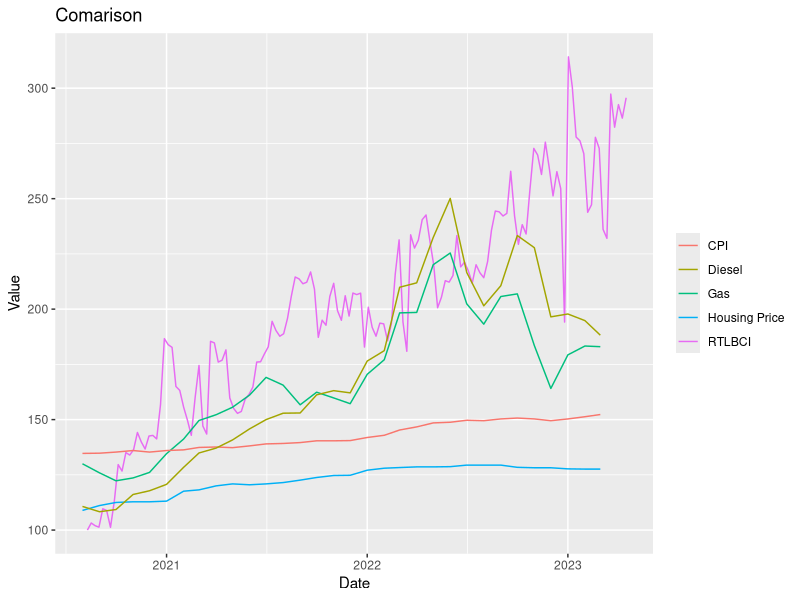
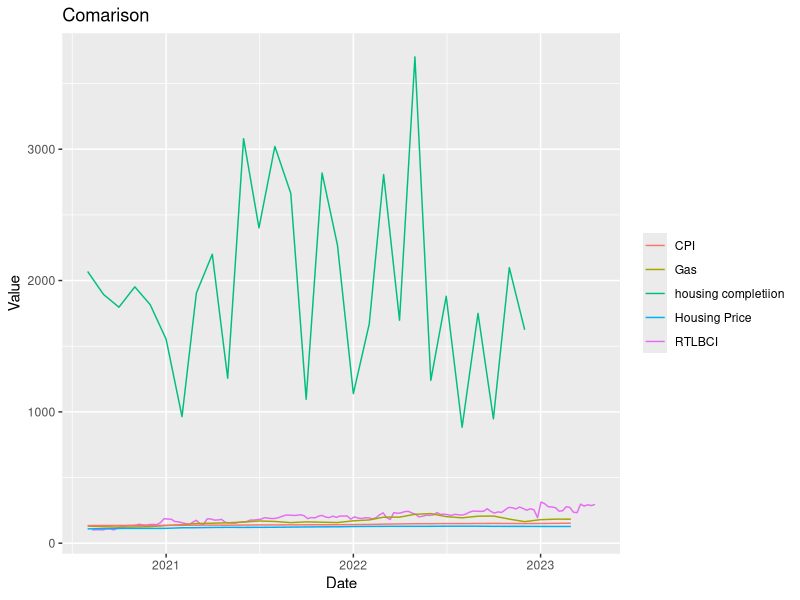

Here is the R script that generated these plots, in order:
## ---- chunk 1
library(tidyverse)
## ---- chunk 2
# Read in data: row: city, column: date

#getwd()
setwd('DATA 599 Capstone/RT-LBCI')

data <- read_csv('RTLBCI/RTLBCI_Cleaned_To_2023-04-28.csv')

date_cols <- colnames(data)[2:ncol(data)] # Get the column names of the date columns
data[date_cols] <- lapply(data[date_cols], as.character) # Convert all date columns to character

data_long <- data %>%
  pivot_longer(cols = -1,   # Select all columns except the first one
               names_to = "Date",   # Name the new 'Date' column
               values_to = "Value") # Name the new 'Value' column

data_wide <- data_long %>%

  # Fill the new city columns with the 'Value' column
  pivot_wider(names_from = City_Provience,
              values_from = Value)

# Adjust the format according to your date format
data_wide$Date <- as.Date(data_wide$Date, format = "%B %d, %Y")

data_wide <- data_wide %>%
  mutate_at(vars(-1), as.numeric)

# write_csv(data_wide, "RTLBCI_reshaped_data.csv")

# Rename data_wide to data
data <- data_wide

data
## ---- chunk 3

## ---- chunk 4
# DATA: row: date, column: city

# read in data
df <- read_csv('RTLBCI/RTLBCI_row_date.csv')

df$Geography <- as.Date(df$Geography, format = "%d-%b-%y")

# Rename Geography to Date
colnames(df)[1] <- "Date"

df
## ---- chunk 5
# Gas retail prices

# read in data
df_gas <- read_csv('other_datasets/gas_retail_price.csv')
df_gas$Geography <- paste0("01-", df_gas$Geography)
df_gas$Geography <- as.Date(df_gas$Geography, format = "%d-%b-%y")
colnames(df_gas)[1] <- "Date"


df_gas
## ---- chunk 6
# Diesel retail prices

# read in data
df_diesel <- read_csv('other_datasets/diesel_retail_price.csv')
df_diesel$Geography <- paste0("01-", df_diesel$Geography)
df_diesel$Geography <- as.Date(df_diesel$Geography, format = "%d-%b-%y")
colnames(df_diesel)[1] <- "Date"
## ---- chunk 7
# CPI all items

# read in data
df_cpi <- read_csv('other_datasets/CPI_all_items.csv')
df_cpi$Geography <- paste0("01-", df_cpi$Geography)
df_cpi$Geography <- as.Date(df_cpi$Geography, format = "%d-%b-%y")
colnames(df_cpi)[1] <- "Date"

df_cpi <- df_cpi %>%
  mutate_at(vars(-1), as.numeric)

df_cpi <- na.omit(df_cpi)
df_cpi
## ---- chunk 8
# Housing completions

# read in data
df_housing <- read_csv('other_datasets/housing_completion_van.csv')
df_housing$`Type of unit` <- paste0("01-", df_housing$`Type of unit`)
df_housing$`Type of unit` <- as.Date(df_housing$`Type of unit`, format = "%d-%b-%y")
colnames(df_housing)[1] <- "Date"

df_housing
## ---- chunk 9
# New housing price index

# read in data
df_housing_price <- read_csv('other_datasets/New housing price index_van.csv')

df_housing_price$`New housing price indexes` <- paste0("01-", df_housing_price$`New housing price indexes`)
df_housing_price$`New housing price indexes` <- as.Date(df_housing_price$`New housing price indexes`, format = "%d-%b-%y")
colnames(df_housing_price)[1] <- "Date"

df_housing_price <- na.omit(df_housing_price)
df_housing_price

## ---- chunk 10
# Visualize the data

# RTLBCI
#colnames(data)

# Rename the column names
#colnames(data)
colnames(data)[30] <- "Vancouver"

#colnames(df_gas)
colnames(df_gas)[17] <- "Vancouver"

#colnames(df_cpi)
colnames(df_cpi)[13] <- "Vancouver"

#colnames(df_housing)
colnames(df_housing)[2] <- "Vancouver"

#colnames(df_housing_price)
colnames(df_housing_price)[2] <- "Vancouver"

#colnames(df_diesel)
colnames(df_diesel)[17] <- "Vancouver"



ggplot() +
  geom_line(data = data, aes(x = Date, y = Vancouver, color = "RTLBCI")) +
  geom_line(data = df_gas, aes(x = Date, y = Vancouver, color = "Gas")) +
  geom_line(data = df_cpi, aes(x = Date, y = Vancouver, color = "CPI")) +
  geom_line(data = df_housing_price, aes(x = Date, y = Vancouver, color = "Housing Price")) +
    geom_line(data = df_diesel, aes(x = Date, y = Vancouver, color = "Diesel")) +
  labs(title = "Comarison",
       x = "Date",
       y = "Value") +
  theme(legend.title = element_blank())



ggplot() +
  geom_line(data = data, aes(x = Date, y = Vancouver, color = "RTLBCI")) +
  geom_line(data = df_gas, aes(x = Date, y = Vancouver, color = "Gas")) +
  geom_line(data = df_cpi, aes(x = Date, y = Vancouver, color = "CPI")) +
  geom_line(data = df_housing_price, aes(x = Date, y = Vancouver, color = "Housing Price")) +
  geom_line(data = df_housing, aes(x = Date, y = Vancouver, color = "housing completiion")) +
  labs(title = "Comarison",
       x = "Date",
       y = "Value") +
  theme(legend.title = element_blank())
## ---- chunk 11
#write_csv(df_gas, "regular_gasoline_retail_price.csv")
#write_csv(df_diesel, "diesel_retail_price.csv")
write_csv(df_cpi, "CPI_all_items.csv")
## ---- chunk 12
# Check correlation

